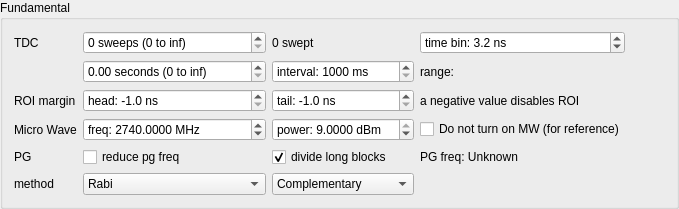
          <widget class="QGroupBox" name="groupBox_2">
           <property name="title">
            <string>Fundamental</string>
           </property>
           <layout class="QGridLayout" name="gridLayout_2">
            <item row="0" column="1">
             <widget class="QSpinBox" name="sweepsBox">
              <property name="enabled">
               <bool>true</bool>
              </property>
              <property name="sizePolicy">
               <sizepolicy hsizetype="MinimumExpanding" vsizetype="Fixed">
                <horstretch>0</horstretch>
                <verstretch>0</verstretch>
               </sizepolicy>
              </property>
              <property name="suffix">
               <string> sweeps (0 to inf)</string>
              </property>
              <property name="prefix">
               <string/>
              </property>
              <property name="minimum">
               <number>0</number>
              </property>
              <property name="maximum">
               <number>999999999</number>
              </property>
              <property name="value">
               <number>0</number>
              </property>
             </widget>
            </item>
            <item row="3" column="4">
             <widget class="QCheckBox" name="nomwBox">
              <property name="text">
               <string>Do not turn on MW (for reference)</string>
              </property>
             </widget>
            </item>
            <item row="0" column="0">
             <widget class="QLabel" name="label">
              <property name="text">
               <string>TDC</string>
              </property>
             </widget>
            </item>
            <item row="0" column="7">
             <spacer name="horizontalSpacer_10">
              <property name="orientation">
               <enum>Qt::Horizontal</enum>
              </property>
              <property name="sizeHint" stdset="0">
               <size>
                <width>40</width>
                <height>20</height>
               </size>
              </property>
             </spacer>
            </item>
            <item row="2" column="4">
             <widget class="QLabel" name="label_11">
              <property name="text">
               <string>a negative value disables ROI</string>
              </property>
             </widget>
            </item>
            <item row="5" column="1">
             <widget class="QComboBox" name="methodBox">
              <item>
               <property name="text">
                <string>Rabi</string>
               </property>
              </item>
              <item>
               <property name="text">
                <string>T1</string>
               </property>
              </item>
              <item>
               <property name="text">
                <string>FID</string>
               </property>
              </item>
              <item>
               <property name="text">
                <string>Spin Echo (envelope)</string>
               </property>
              </item>
              <item>
               <property name="text">
                <string>Spin Echo (different tau)</string>
               </property>
              </item>
              <item>
               <property name="text">
                <string>CP</string>
               </property>
              </item>
              <item>
               <property name="text">
                <string>CPMG</string>
               </property>
              </item>
              <item>
               <property name="text">
                <string>XY4</string>
               </property>
              </item>
              <item>
               <property name="text">
                <string>XY8</string>
               </property>
              </item>
              <item>
               <property name="text">
                <string>XY16</string>
               </property>
              </item>
              <item>
               <property name="text">
                <string>180 pulse train</string>
               </property>
              </item>
              <item>
               <property name="text">
                <string>Spin Echo (90 pulse sweep)</string>
               </property>
              </item>
              <item>
               <property name="text">
                <string>Recovery</string>
               </property>
              </item>
              <item>
               <property name="text">
                <string>Spin Lock</string>
               </property>
              </item>
              <item>
               <property name="text">
                <string>XY8 correlation</string>
               </property>
              </item>
              <item>
               <property name="text">
                <string>XY8 correlation (1 flip)</string>
               </property>
              </item>
              <item>
               <property name="text">
                <string>XY8 correlation (N flip)</string>
               </property>
              </item>
              <item>
               <property name="text">
                <string>ddgate: XY8-CPMG-XY8</string>
               </property>
              </item>
             </widget>
            </item>
            <item row="2" column="0">
             <widget class="QLabel" name="label_10">
              <property name="text">
               <string>ROI margin</string>
              </property>
             </widget>
            </item>
            <item row="2" column="3">
             <widget class="QDoubleSpinBox" name="roitailBox">
              <property name="prefix">
               <string>tail: </string>
              </property>
              <property name="suffix">
               <string> ns</string>
              </property>
              <property name="decimals">
               <number>1</number>
              </property>
              <property name="minimum">
               <double>-1.000000000000000</double>
              </property>
              <property name="maximum">
               <double>10000.000000000000000</double>
              </property>
              <property name="value">
               <double>-1.000000000000000</double>
              </property>
             </widget>
            </item>
            <item row="3" column="3">
             <widget class="QDoubleSpinBox" name="powerBox">
              <property name="sizePolicy">
               <sizepolicy hsizetype="MinimumExpanding" vsizetype="Fixed">
                <horstretch>0</horstretch>
                <verstretch>0</verstretch>
               </sizepolicy>
              </property>
              <property name="prefix">
               <string>power: </string>
              </property>
              <property name="suffix">
               <string> dBm</string>
              </property>
              <property name="decimals">
               <number>4</number>
              </property>
              <property name="minimum">
               <double>-65.000000000000000</double>
              </property>
              <property name="maximum">
               <double>9.000000000000000</double>
              </property>
              <property name="value">
               <double>9.000000000000000</double>
              </property>
             </widget>
            </item>
            <item row="5" column="3">
             <widget class="QComboBox" name="partialBox">
              <property name="sizePolicy">
               <sizepolicy hsizetype="MinimumExpanding" vsizetype="Fixed">
                <horstretch>0</horstretch>
                <verstretch>0</verstretch>
               </sizepolicy>
              </property>
              <item>
               <property name="text">
                <string>Complementary</string>
               </property>
              </item>
              <item>
               <property name="text">
                <string>Pattern 0 only</string>
               </property>
              </item>
              <item>
               <property name="text">
                <string>Pattern 1 only</string>
               </property>
              </item>
             </widget>
            </item>
            <item row="0" column="3">
             <widget class="QLabel" name="sweptLabel">
              <property name="text">
               <string>0 swept</string>
              </property>
             </widget>
            </item>
            <item row="1" column="1">
             <widget class="QDoubleSpinBox" name="durationBox">
              <property name="suffix">
               <string> seconds (0 to inf)</string>
              </property>
              <property name="maximum">
               <double>999999.000000000000000</double>
              </property>
             </widget>
            </item>
            <item row="3" column="1">
             <widget class="QDoubleSpinBox" name="freqBox">
              <property name="sizePolicy">
               <sizepolicy hsizetype="MinimumExpanding" vsizetype="Fixed">
                <horstretch>0</horstretch>
                <verstretch>0</verstretch>
               </sizepolicy>
              </property>
              <property name="prefix">
               <string>freq: </string>
              </property>
              <property name="suffix">
               <string> MHz</string>
              </property>
              <property name="decimals">
               <number>4</number>
              </property>
              <property name="minimum">
               <double>1.000000000000000</double>
              </property>
              <property name="maximum">
               <double>3000.000000000000000</double>
              </property>
              <property name="singleStep">
               <double>100.000000000000000</double>
              </property>
              <property name="value">
               <double>2740.000000000000000</double>
              </property>
             </widget>
            </item>
            <item row="0" column="4">
             <widget class="QDoubleSpinBox" name="binBox">
              <property name="sizePolicy">
               <sizepolicy hsizetype="MinimumExpanding" vsizetype="Fixed">
                <horstretch>0</horstretch>
                <verstretch>0</verstretch>
               </sizepolicy>
              </property>
              <property name="prefix">
               <string>time bin: </string>
              </property>
              <property name="suffix">
               <string> ns</string>
              </property>
              <property name="decimals">
               <number>1</number>
              </property>
              <property name="minimum">
               <double>0.100000000000000</double>
              </property>
              <property name="maximum">
               <double>999999999.000000000000000</double>
              </property>
              <property name="value">
               <double>3.200000000000000</double>
              </property>
             </widget>
            </item>
            <item row="3" column="0">
             <widget class="QLabel" name="label_6">
              <property name="text">
               <string>Micro Wave</string>
              </property>
             </widget>
            </item>
            <item row="5" column="0">
             <widget class="QLabel" name="label_5">
              <property name="text">
               <string>method</string>
              </property>
             </widget>
            </item>
            <item row="2" column="1">
             <widget class="QDoubleSpinBox" name="roiheadBox">
              <property name="prefix">
               <string>head: </string>
              </property>
              <property name="suffix">
               <string> ns</string>
              </property>
              <property name="decimals">
               <number>1</number>
              </property>
              <property name="minimum">
               <double>-1.000000000000000</double>
              </property>
              <property name="maximum">
               <double>10000.000000000000000</double>
              </property>
              <property name="value">
               <double>-1.000000000000000</double>
              </property>
             </widget>
            </item>
            <item row="4" column="0">
             <widget class="QLabel" name="label_12">
              <property name="text">
               <string>PG</string>
              </property>
             </widget>
            </item>
            <item row="4" column="1">
             <widget class="QCheckBox" name="reduceBox">
              <property name="text">
               <string>reduce pg freq</string>
              </property>
             </widget>
            </item>
            <item row="4" column="3">
             <widget class="QCheckBox" name="divideblockBox">
              <property name="enabled">
               <bool>true</bool>
              </property>
              <property name="text">
               <string>divide long blocks</string>
              </property>
              <property name="checked">
               <bool>true</bool>
              </property>
             </widget>
            </item>
            <item row="4" column="4">
             <widget class="QLabel" name="pgfreqLabel">
              <property name="text">
               <string>PG freq: Unknown</string>
              </property>
             </widget>
            </item>
            <item row="1" column="3">
             <widget class="QSpinBox" name="intervalBox">
              <property name="sizePolicy">
               <sizepolicy hsizetype="MinimumExpanding" vsizetype="Preferred">
                <horstretch>0</horstretch>
                <verstretch>0</verstretch>
               </sizepolicy>
              </property>
              <property name="suffix">
               <string> ms</string>
              </property>
              <property name="prefix">
               <string>interval: </string>
              </property>
              <property name="minimum">
               <number>1000</number>
              </property>
              <property name="maximum">
               <number>999999999</number>
              </property>
              <property name="singleStep">
               <number>500</number>
              </property>
             </widget>
            </item>
            <item row="1" column="4">
             <widget class="QLabel" name="rangeLabel">
              <property name="text">
               <string>range: </string>
              </property>
             </widget>
            </item>
           </layout>
          </widget>
